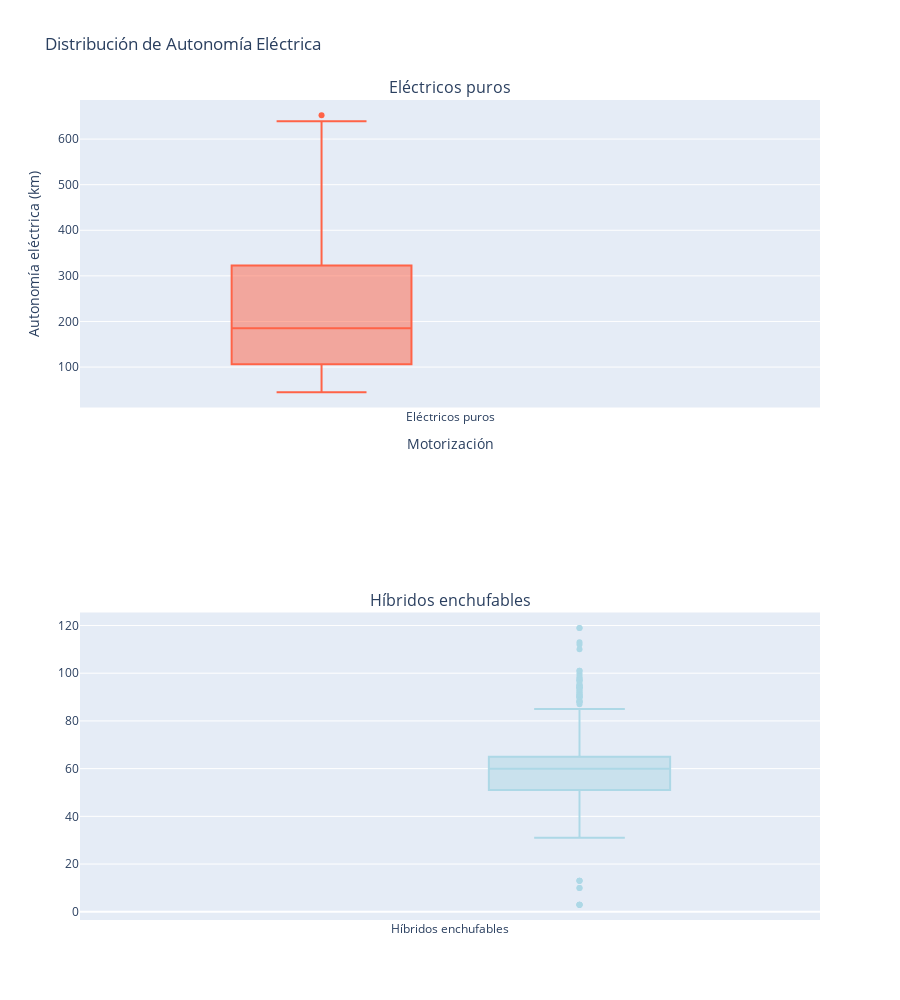

Notebook source saved alongside this figure:
### Markdown cell above
## Mostrar la autonomía eléctrica de los vehículos.

### Code cell
def autonomiaElectricos(df_coches):
    """"
    Se devuelve 2 graficos de la autonomia la primera de electricos puros y la segunda de electricos enchufables

    """
    # Filtrar el DataFrame para obtener solo eléctricos puros y híbridos enchufables
    df_filt = df_coches[df_coches['Motorización'].isin(['Eléctricos puros', 'Híbridos enchufables'])]

    # Crear figuras de subgráficos con alturas ajustadas
    fig = sp.make_subplots(rows=2, cols=1, subplot_titles=['Eléctricos puros', 'Híbridos enchufables'],
                        row_heights=[0.6, 0.6])  # Ajustar las alturas aquí

    # Agregar cajas de box plot para Autonomía Eléctrica
    fig.add_trace(
        go.Box(y=df_filt[df_filt['Motorización']=='Eléctricos puros']['Autonomía eléctrica (km)'],
            name='Eléctricos puros',
            marker=dict(color='tomato')),
        row=1, col=1
    )

    fig.add_trace(
        go.Box(y=df_filt[df_filt['Motorización']=='Híbridos enchufables']['Autonomía eléctrica (km)'],
            name='Híbridos enchufables',
            marker=dict(color='lightblue')),
        row=2, col=1
    )

    # Actualizar el diseño de los subgráficos
    fig.update_layout(
        title='Distribución de Autonomía Eléctrica',
        boxmode='group',  # Agrupar las cajas
        xaxis_title='Motorización',
        yaxis_title='Autonomía eléctrica (km)',
        showlegend=False,  # No mostrar leyenda en este caso
        height=1000  # Ajustar la altura manualmente
    )

    fig.show()
print(help(autonomiaElectricos))
autonomiaElectricos(df_coches)

### Figure 1 — Plotly figure (JSON) as saved in the notebook; plotly's stock layout.template omitted (floating-point values rounded to 4 significant figures; data arrays with more than 128 entries replaced by an {"elided": "..."} marker saying what was removed)
{"data": [{"marker": {"color": "tomato"}, "name": "Eléctricos puros", "type": "box", "xaxis": "x", "y": {"elided": "2861 float values"}, "yaxis": "y"}, {"marker": {"color": "lightblue"}, "name": "Híbridos enchufables", "type": "box", "xaxis": "x2", "y": {"elided": "798 float values"}, "yaxis": "y2"}], "layout": {"annotations": [{"font": {"size": 16}, "showarrow": false, "text": "Eléctricos puros", "x": 0.5, "xanchor": "center", "xref": "paper", "y": 1, "yanchor": "bottom", "yref": "paper"}, {"font": {"size": 16}, "showarrow": false, "text": "Híbridos enchufables", "x": 0.5, "xanchor": "center", "xref": "paper", "y": 0.375, "yanchor": "bottom", "yref": "paper"}], "boxmode": "group", "height": 1000, "showlegend": false, "title": {"text": "Distribución de Autonomía Eléctrica"}, "xaxis": {"anchor": "y", "domain": [0, 1], "title": {"text": "Motorización"}}, "xaxis2": {"anchor": "y2", "domain": [0, 1]}, "yaxis": {"anchor": "x", "domain": [0.625, 1], "title": {"text": "Autonomía eléctrica (km)"}}, "yaxis2": {"anchor": "x2", "domain": [0, 0.375]}}}
